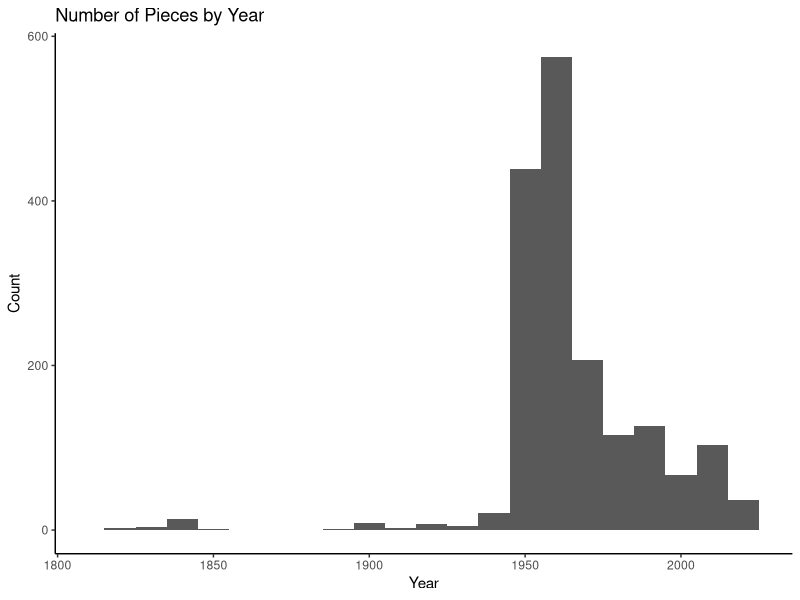

Source code (R):
## ---- chunk 1
library(tidyverse) 
library(skimr)
## ---- chunk 2
# Remove eval = FALSE or set it to TRUE once data is ready to be loaded
uoe_art <- read_csv("data/uoe-art.csv")
## ---- chunk 3
uoe_art <- uoe_art %>%
  separate(title, into = c("title", "date"), sep = "\\(") %>%
  mutate(year = str_remove(date, "\\)") %>% as.numeric()) %>%
  select(title, artist, year, link)  # Fill in the missing variable!
## ---- chunk 4
skim(uoe_art)
## ---- chunk 5
uoe_art %>%
  ggplot(aes(year)) +
  geom_histogram(
    binwidth = 10)+
  labs(title = "Number of Pieces by Year",
       x = "Year",
       y = "Count")+
  scale_x_continuous(limits = c(1810, 2025, by = 100))+
  theme_classic()
## ---- chunk 6
uoe_art <- uoe_art %>%
  mutate(year = if_else(title == "Death Mask", 1964, year))
## ---- chunk 7
uoe_art %>%
  count(artist, sort = TRUE)

## ---- chunk 8
uoe_art %>%
  filter(str_detect(title, "Child")) %>%
  count()
